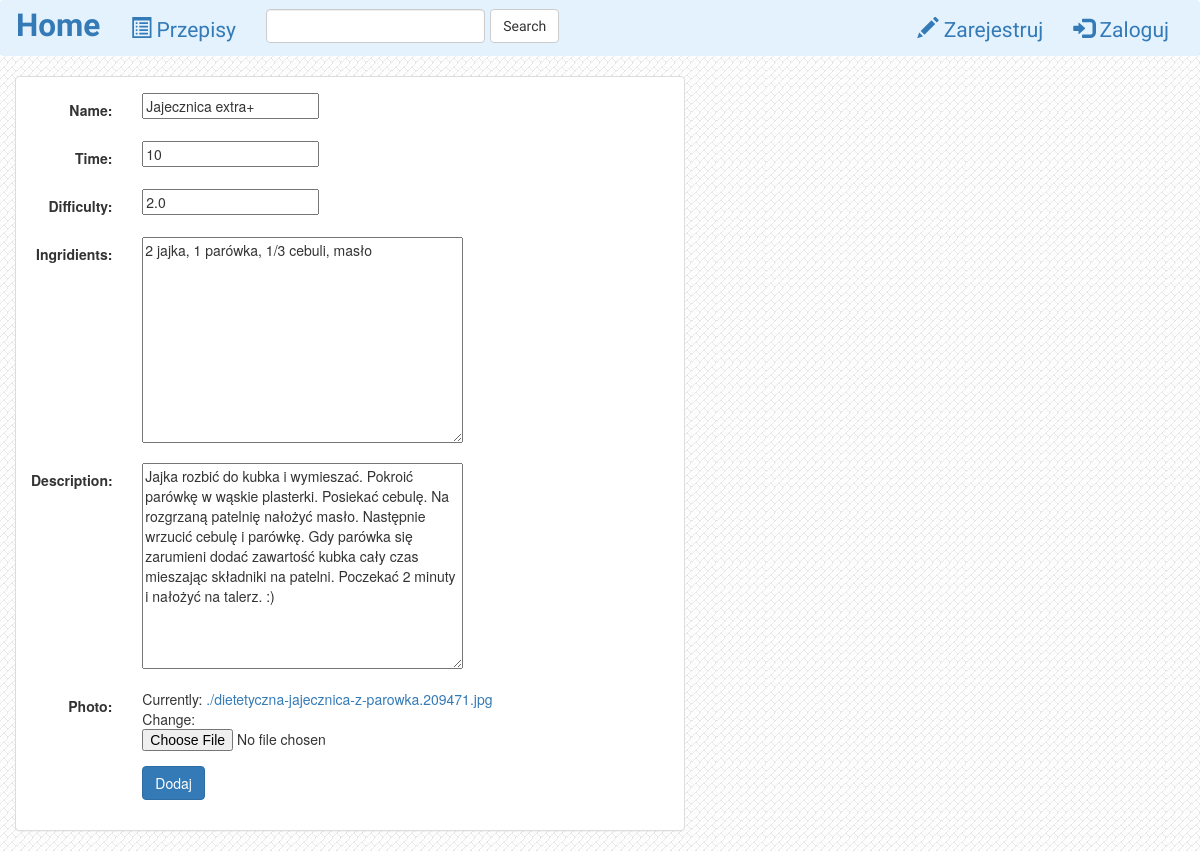
Page /recipes/update/4/ on the committed database.
### recipes/models.py (models this page shows, shortened)
class Recipe(models.Model):
    name = models.CharField(max_length=100)
    time = models.IntegerField()
    difficulty = models.FloatField()
    ingridients = models.TextField()
    description = models.TextField()
    photo = models.FileField()
    is_favorite = models.BooleanField(default=False)
    user = models.ForeignKey(User, default=1)

### recipes/views.py (the view)
# urls.py: url(r'update/(?P<pk>[0-9]+)/$', views.RecipeUpdate.as_view(), name='update'),
class RecipeUpdate(UpdateView):
    model = Recipe
    fields = ['name', 'time', 'difficulty', 'ingridients', 'description', 'photo']

### recipes/templates/recipes/recipe_form.html (shortened to what this page needs)
{% extends 'recipes/base.html' %}
{% block body %}
<div class="container-fluid">
    <div class="row">
        <div class="col-sm-12 col-md-7">
            <div class="panel panel-default">
                <div class="panel-body">
                    <form class="form-horizontal" action="" method="post" enctype="multipart/form-data">
                        {% include 'recipes/form-template.html' %}
                        <div class="form-group">
                            <div class="col-sm-offset-2 col-sm-10">
                                <button type="submit" class="btn btn-primary">Dodaj</button>
                            </div>
                        </div>
                    </form>
                </div>
            </div>
        </div>
    </div>
</div>
{% endblock %}

### recipes/templates/recipes/form-template.html (shortened to what this page needs)
{% for field in form %}
    <div class="form-group">
        <div class="col-sm-offset-2 col-sm-10">
        </div>
        {% if field.is_hidden %}
        {% else %}
        <label class="control-label col-sm-2">{{ field.label_tag }}</label>
        {% endif %}
        <div class="col-sm-10">{{ field }}</div>
    </div>
{% endfor %}

### recipes/static/recipes/style.css (style rules this page uses)
body { background: white url('images/background.png'); }

### rows in the picture
Recipe: form "Jajecznica extra+" "10" "2.0" "2 jajka, 1 parówka, 1/3 cebuli, masło" "Jajka rozbić do kubka i wymieszać. Pokroić parówkę w wąskie plasterki. Posiekać cebulę. Na rozgrzaną patelnię nałożyć masło. Następnie wrzucić cebulę i parówkę. Gdy parówka się zarumieni dodać zawartość kubka cały czas mieszając składniki na patelni. Poczekać 2 minuty i nałożyć na talerz. :)"

### other values in the picture
{{ field.label_tag }} "Name:" "Time:" "Difficulty:" "Ingridients:" "Description:" "Photo:"
